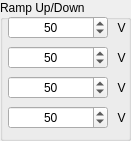
   <widget class="QGroupBox" name="groupBox_12">
    <property name="geometry">
     <rect>
      <x>540</x>
      <y>35</y>
      <width>131</width>
      <height>141</height>
     </rect>
    </property>
    <property name="title">
     <string>Ramp Up/Down</string>
    </property>
    <widget class="QWidget" name="gridLayoutWidget_4">
     <property name="geometry">
      <rect>
       <x>8</x>
       <y>15</y>
       <width>121</width>
       <height>119</height>
      </rect>
     </property>
     <layout class="QGridLayout" name="gridLayout_4">
      <item row="1" column="0">
       <widget class="QSpinBox" name="spinBox_4">
        <property name="alignment">
         <set>Qt::AlignmentFlag::AlignCenter</set>
        </property>
        <property name="maximum">
         <number>2000</number>
        </property>
        <property name="value">
         <number>50</number>
        </property>
       </widget>
      </item>
      <item row="1" column="1">
       <widget class="QLabel" name="label_34">
        <property name="minimumSize">
         <size>
          <width>15</width>
          <height>0</height>
         </size>
        </property>
        <property name="maximumSize">
         <size>
          <width>0</width>
          <height>16777215</height>
         </size>
        </property>
        <property name="text">
         <string>V</string>
        </property>
        <property name="alignment">
         <set>Qt::AlignmentFlag::AlignCenter</set>
        </property>
       </widget>
      </item>
      <item row="2" column="0">
       <widget class="QSpinBox" name="spinBox_5">
        <property name="alignment">
         <set>Qt::AlignmentFlag::AlignCenter</set>
        </property>
        <property name="maximum">
         <number>2000</number>
        </property>
        <property name="value">
         <number>50</number>
        </property>
       </widget>
      </item>
      <item row="2" column="1">
       <widget class="QLabel" name="label_43">
        <property name="minimumSize">
         <size>
          <width>15</width>
          <height>0</height>
         </size>
        </property>
        <property name="maximumSize">
         <size>
          <width>0</width>
          <height>16777215</height>
         </size>
        </property>
        <property name="text">
         <string>V</string>
        </property>
        <property name="alignment">
         <set>Qt::AlignmentFlag::AlignCenter</set>
        </property>
       </widget>
      </item>
      <item row="3" column="0">
       <widget class="QSpinBox" name="spinBox_6">
        <property name="alignment">
         <set>Qt::AlignmentFlag::AlignCenter</set>
        </property>
        <property name="maximum">
         <number>2000</number>
        </property>
        <property name="value">
         <number>50</number>
        </property>
       </widget>
      </item>
      <item row="0" column="0">
       <widget class="QSpinBox" name="spinBox_3">
        <property name="minimumSize">
         <size>
          <width>50</width>
          <height>0</height>
         </size>
        </property>
        <property name="alignment">
         <set>Qt::AlignmentFlag::AlignCenter</set>
        </property>
        <property name="maximum">
         <number>2000</number>
        </property>
        <property name="singleStep">
         <number>1</number>
        </property>
        <property name="value">
         <number>50</number>
        </property>
       </widget>
      </item>
      <item row="0" column="1">
       <widget class="QLabel" name="label_33">
        <property name="minimumSize">
         <size>
          <width>15</width>
          <height>0</height>
         </size>
        </property>
        <property name="maximumSize">
         <size>
          <width>0</width>
          <height>16777215</height>
         </size>
        </property>
        <property name="text">
         <string>V</string>
        </property>
        <property name="alignment">
         <set>Qt::AlignmentFlag::AlignCenter</set>
        </property>
       </widget>
      </item>
      <item row="3" column="1">
       <widget class="QLabel" name="label_44">
        <property name="minimumSize">
         <size>
          <width>15</width>
          <height>0</height>
         </size>
        </property>
        <property name="maximumSize">
         <size>
          <width>0</width>
          <height>16777215</height>
         </size>
        </property>
        <property name="text">
         <string>V</string>
        </property>
        <property name="alignment">
         <set>Qt::AlignmentFlag::AlignCenter</set>
        </property>
       </widget>
      </item>
     </layout>
    </widget>
   </widget>
